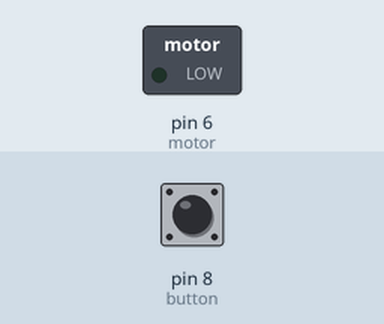
The sketch below on a simulated Arduino Uno, built with avr-gcc and run on an emulated ATmega328P. On the bench: switched loads named in the sketch (green lamp = pin HIGH). The inputs (shaded band) are chosen by the test bench; at power-on: pin 8 (button) LOW.

Above: at 4.8 s.
4.9 s: pin 8 (button) pulled HIGH for 2.35 s
Timing chart, 0 to 7.9 s (numbered marks = the images above; inputs shaded):
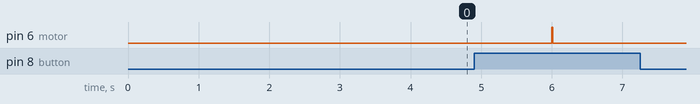

The sketch:

do_toc_do_dong_co.ino
```cpp
const int motor = 6;    // khai báo chân PWM điều khiển motor
const int button = 8;   // khai báo chân đọc nút bấm
boolean oldState = 0;   // trạng thái của nút bấm
int time;               // biến lưu thời gian
boolean state = 0;
int speedMotor = 0;     // biến lưu giữ tốc độ của motor

void setup() {
  Serial.begin(9600);   // giao tiếp Serial với 9600 baudrate.
  pinMode(motor,OUTPUT);
  pinMode(button,INPUT);
}

void loop() {
//  if (digitalRead(button) != oldState) {  // kiểm tra thay đổi trạng thái nút bấm
//    time = millis();    // reset lại bộ timer khi nút bấm thay đổi trạng thái
//  }
//
//  state = digitalRead(button);      // đọc giá trị nút bấm
//  int duration = millis() - time;   // đo thời gian duy trì trạng thái hiện tại
//  duration = constrain(duration,0,5000);   // 0 <= duration <= 5000 ms.
//  if (state == 1) {   //nếu đang nhấn nút
//      speedMotor = map(duration,0,5000,0,255);
//      analogWrite(motor,speedMotor);  // xuất xung PWM để điều khiển tốc độ motor
//                                      // duty cycle càng lớn thì motor quay càng nhanh
//       delay(500);
//  }
//
//  Serial.println(speedMotor);  // in ra Serial monitor giá trị tốc độ
//  oldState = state;            // cập nhật trạng thái nút bấm.
  if(digitalRead(button) == 1)
    {
      digitalWrite(motor, 1);
      delay (10);
      digitalWrite(motor, 0);
    }
    delay(2000);

}
```

Measured:
- after the input at 4.9 s, pin 6 (motor): LOW → HIGH after 1.1 s, → LOW 0.01 s later
